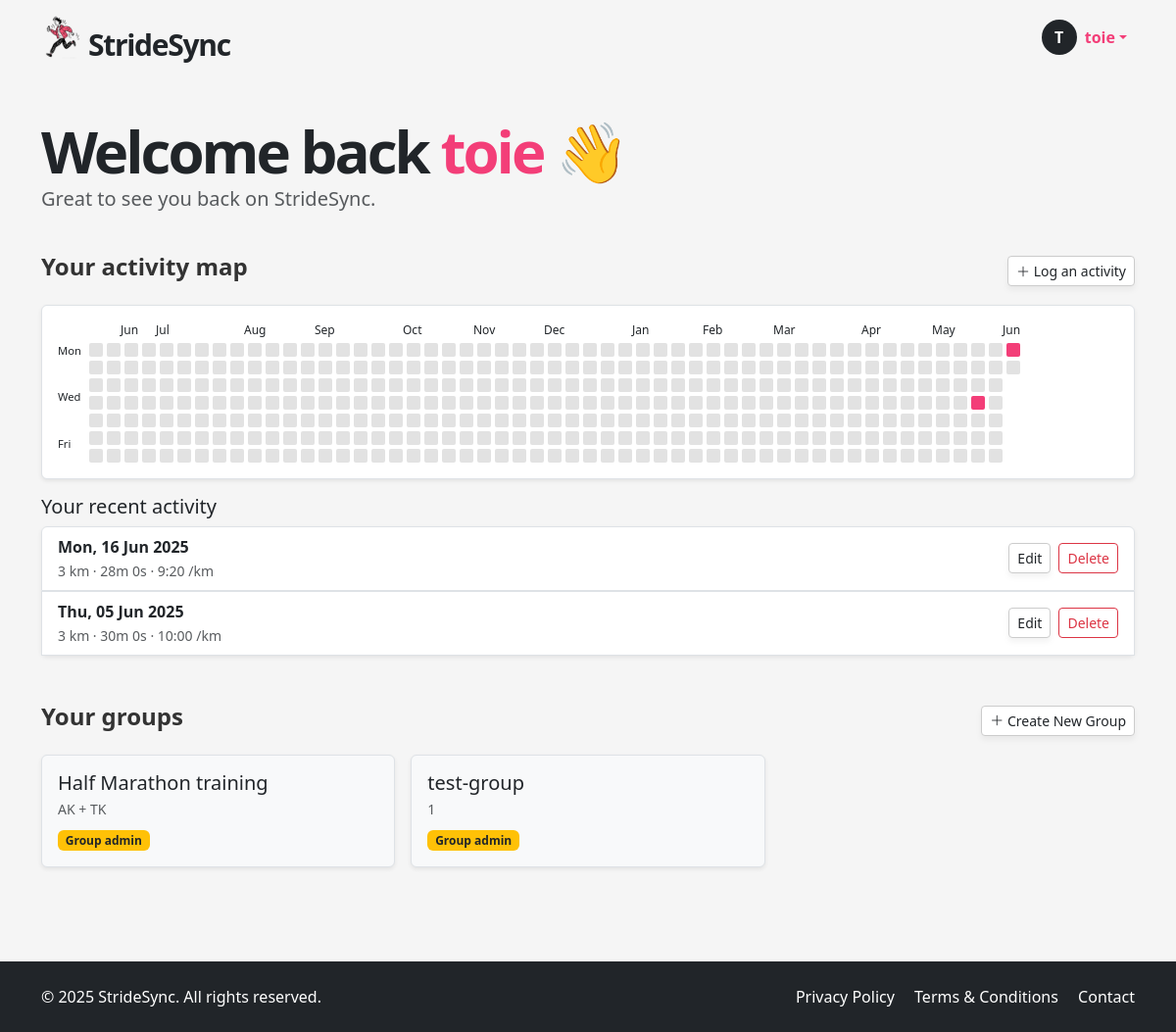
The app's page /dashboard (signed in) with its own data.
### app/models.py (models this page shows, shortened)
class User(UserMixin, db.Model):
    __tablename__ = "users"
    id = sa.Column(sa.Integer, primary_key=True)
    email = sa.Column(sa.String(120), unique=True, nullable=False, index=True)
    password_hash = sa.Column(sa.String(256))
    username = sa.Column(sa.String(64), unique=True, nullable=False, index=True)
    role = sa.Column(sa.Enum(UserRole), default=UserRole.USER, nullable=False)
    is_verified = sa.Column(sa.Boolean, default=False)
    verification_token = sa.Column(sa.String(128), nullable=False, default=lambda: secrets.token_urlsafe(32))
    runs = so.relationship("Run", back_populates="user", cascade="all, delete-orphan")
    groups = so.relationship("Group", secondary=user_groups, back_populates="members")
    admin_of_groups = so.relationship("Group", secondary=group_admins, back_populates="admins")

class Run(db.Model):
    __tablename__ = "runs"
    id = sa.Column(sa.Integer, primary_key=True)
    date = sa.Column(sa.DateTime(timezone=True), index=True)
    distance = sa.Column(sa.Integer)  # meters
    time = sa.Column(sa.Integer)      # seconds (duration)
    pace = sa.Column(sa.Integer)      # seconds per km
    user_id = sa.Column(sa.Integer, sa.ForeignKey("users.id"), index=True)
    user = so.relationship("User", back_populates="runs")
    groups = so.relationship("Group", secondary=run_groups, back_populates="runs")

class Group(db.Model):
    __tablename__ = "groups"
    id = sa.Column(sa.Integer, primary_key=True)
    name = sa.Column(sa.String(100), unique=True, nullable=False)
    description = sa.Column(sa.Text)
    members = so.relationship("User", secondary=user_groups, back_populates="groups")
    admins = so.relationship("User", secondary=group_admins, back_populates="admin_of_groups")
    runs = so.relationship("Run", secondary=run_groups, back_populates="groups")
    invites = so.relationship("GroupInvite", back_populates="group", cascade="all, delete-orphan")

### app/routes.py (the view)
@app.route('/dashboard')
@login_required
def dashboard():
    runs = db.session.scalars(
        sa.select(Run).where(Run.user_id == current_user.id)
    ).all()
    distance_by_date = {}
    for run in runs:
        run_date = run.date.date()
        distance_by_date[run_date] = distance_by_date.get(run_date, 0) + run.distance
    today = datetime.utcnow().date()
    start_date = today - timedelta(days=364)
    while start_date.weekday() != 0:
        start_date -= timedelta(days=1)
    heatmap_cells = []
    month_labels = []
    current_month = None
    for week in range(53):
        column = []
        week_start = start_date + timedelta(weeks=week)
        if week_start.month != current_month:
            month_labels.append(month_abbr[week_start.month])
            current_month = week_start.month
        else:
            month_labels.append("")
        for day in range(7):
            date = week_start + timedelta(days=day)
            if date > today:
                column.append(None)
            else:
                column.append({
                    "date": date,
                    "active": date in distance_by_date,
                    "distance": distance_by_date.get(date, 0)
                })
        heatmap_cells.append(column)
    recent_runs = db.session.scalars(
        sa.select(Run)
        .where(Run.user_id == current_user.id)
        .order_by(Run.date.desc())
        .limit(5)
    ).all()
    form = LogActivityForm()
    form.groups.choices = [(g.id, g.name) for g in current_user.groups]
    edit_form = EditRunForm()
    edit_form.groups.choices = [(g.id, g.name) for g in current_user.groups]
    delete_form = DeleteRunForm()
    create_group_form = CreateGroupForm()
    return render_template(
        "dashboard.html",
        user=current_user,
        runs=runs,
        recent_runs=recent_runs,
        heatmap_cells=heatmap_cells,
        month_labels=month_labels,
        form=form,
        edit_form=edit_form,
        delete_form=delete_form,
        create_group_form=create_group_form
    )

### app/models.py (called while the page is built)
@login.user_loader
def load_user(id):
    return db.session.get(User, int(id))

### app/templates/dashboard.html (shortened to what this page needs)
{% extends "base.html" %}
{% block content %}
<section class="py-5">
  <div class="container">
    <h1 class="display-4 fw-bold mb-4 hero-title">
      Welcome back <span>{{ user.username }}</span> 👋
    </h1>
    <p class="lead mt-3 text-muted" style="margin-top: -20px !important; margin-bottom: 40px;">
      Great to see you back on StrideSync.
    </p>
    <div class="mb-3">
      <div class="d-flex justify-content-between align-items-center mb-3">
        <h4>Your activity map</h4>
        <a href="#" class="btn btn-soft btn-sm" data-bs-toggle="modal" data-bs-target="#logActivityModal">
          <i class="bi bi-plus-lg"></i> Log an activity
        </a>
      </div>
      <div class="rounded border p-3 bg-white shadow-sm" style="overflow-x: auto;">
        <div class="d-flex flex-column">
          <div class="d-flex mb-1" style="margin-left: 30px; gap: 4px;">
            <div style="width: 30px;"></div>
            {% for month in month_labels %}
              <div style="width: 14px; text-align: center; font-size: 0.75rem;">{{ month }}</div>
            {% endfor %}
          </div>
          <div class="d-flex" style="gap: 4px;">
            <div class="d-flex flex-column justify-content-between me-1" style="height: 112px;">
              <div style="font-size: 0.7rem;">Mon</div>
              <div style="font-size: 0.7rem;">Wed</div>
              <div style="font-size: 0.7rem;">Fri</div>
            </div>
            {% for week in heatmap_cells %}
              <div class="d-flex flex-column" style="gap: 4px;">
                {% for cell in week %}
                  {% if cell %}
                    <div
                      title="{% if cell.active %}{{ '%.1f'|format(cell.distance) }} km on {{ cell.date.strftime('%d-%m-%y') }}{% else %}{{ cell.date.strftime('%d-%m-%y') }}{% endif %}"
                      style="
                        width: 14px;
                        height: 14px;
                        border-radius: 2px;
                        background-color: {{ '#f33e78' if cell.active else '#e2e2e2' }};
                        transition: background-color 0.2s;">
                    </div>
                  {% else %}
                    <div style="width: 14px; height: 14px; background-color: transparent;"></div>
                  {% endif %}
                {% endfor %}
              </div>
            {% endfor %}
          </div>
        </div>
      </div>
    </div>
    <div class="mb-5">
      <h5>Your recent activity</h5>
      {% if recent_runs %}
        <div class="list-group shadow-sm">
          {% for run in recent_runs %}
            <div class="list-group-item d-flex justify-content-between align-items-center">
              <div>
                <strong>{{ run.date.strftime('%a, %d %b %Y') }}</strong><br>
                <small class="text-muted">
                  {{ run.distance }} km · {{ run.time // 60 }}m {{ run.time % 60 }}s ·
                  {{ "%d:%02d" % (run.pace // 60, run.pace % 60) }} /km
                </small>
              </div>
              <div class="d-flex gap-2">
                <button class="btn btn-sm btn-soft-white" data-bs-toggle="modal" data-bs-target="#editRunModal{{ run.id }}">Edit</button>
                <button class="btn btn-sm btn-outline-danger" data-bs-toggle="modal" data-bs-target="#deleteRunModal{{ run.id }}">Delete</button>
              </div>
            </div>
                        {% set selected_group_ids = run.groups | map(attribute='id') | list %}
          {% endfor %}
        </div>
      {% else %}
        <p class="text-muted">No recent activity found.</p>
      {% endif %}
    </div>
    <div class="mb-5">
      <div class="d-flex justify-content-between align-items-center mb-3">
        <h4>Your groups</h4>
        <a href="#" class="btn btn-soft btn-sm" data-bs-toggle="modal" data-bs-target="#createGroupModal">
          <i class="bi bi-plus-lg"></i> Create New Group
        </a>
      </div>
      <div class="row g-3">
        {% for group in current_user.groups %}
        <div class="col-md-4">
          <div class="border rounded p-3 bg-light h-100 shadow-sm position-relative">
            <h5 class="mb-1">{{ group.name }}</h5>
            <p class="small text-muted mb-2">{{ group.description[:80] }}</p>
            {% if group in current_user.admin_of_groups %}
              <span class="badge bg-warning text-dark">Group admin</span>
            {% endif %}
          </div>
        </div>
        {% else %}
          <p class="text-muted">You're not in any groups yet.</p>
        {% endfor %}
      </div>
    </div>
  </div>
</section>
{% endblock %}

### app/templates/base.html (shortened to what this page needs)
<!DOCTYPE html>
<html lang="en">
<head>
  <link href="https://cdn.jsdelivr.net/npm/bootstrap@5.3.6/dist/css/bootstrap.min.css" rel="stylesheet">
  <link href="https://cdn.jsdelivr.net/npm/bootstrap-icons@1.10.5/font/bootstrap-icons.css" rel="stylesheet">
  <link rel="stylesheet" href="{{ url_for('static', filename='style.css') }}">
</head>
<body>
  <header>
    <nav class="navbar navbar-expand-lg">
      <div class="container">
        <a href="/index" class="text-decoration-none logo-container d-flex align-items-center">
          <img src="{{ url_for('static', filename='img/icon.png') }}" width="40px" alt="StrideSync logo">
          <p class="logo mb-0 ms-2">StrideSync</p>
        </a>
        <div class="collapse navbar-collapse justify-content-end" id="navbarNav">
          <ul class="navbar-nav ms-auto">
            {% if current_user.is_anonymous %}
              <li class="nav-item">
                <a class="btn btn-dark px-4" href="{{ url_for('login') }}">LOGIN</a>
              </li>
            {% else %}
              <li class="nav-item dropdown">
                <a class="nav-link dropdown-toggle d-flex align-items-center" href="#" id="userDropdown" role="button" data-bs-toggle="dropdown" aria-expanded="false">
                  <div class="avatar-circle bg-dark text-white rounded-circle d-flex justify-content-center align-items-center me-2" style="width: 36px; height: 36px; font-weight: bold;">
                    {{ current_user.username[0]|upper }}
                  </div>
                  <span class="fw-semibold">{{ current_user.username }}</span>
                </a>
              </li>
            {% endif %}
          </ul>
        </div>
      </div>
    </nav>
  </header>
  <main>
    {% block content %}{% endblock %}
  </main>
  <footer class="bg-dark text-white py-4">
    <div class="container d-flex flex-column flex-md-row justify-content-between align-items-center">
      <div class="mb-2 mb-md-0">
        &copy; 2025 StrideSync. All rights reserved.
      </div>
      <div>
        <a href="/privacy" class="text-white text-decoration-none me-3">Privacy Policy</a>
        <a href="/terms" class="text-white text-decoration-none me-3">Terms & Conditions</a>
        <a href="/contact" class="text-white text-decoration-none">Contact</a>
      </div>
    </div>
  </footer>
</body>
</html>

### app/static/style.css (style rules this page uses)
html, body { height: 100%; margin: 0; display: flex; flex-direction: column; scroll-behavior: smooth; }
body { background-color: #f5f5f5; }
main { flex: 1; }
h4 { font-weight: 700; color: #333; }
a { color: #f33e78; }
.logo { font-size: 30px; font-weight: 700; letter-spacing: -1.3px; margin-top: 15px; }
.logo-container { color: unset; }
.hero-title { font-weight: 900 !important; font-size: 60px; letter-spacing: -3px; line-height: 60px; }
.hero-title span { color: #f33e78; }
.btn-soft, .btn-soft-white { background: white; border: 1px solid #ccc; box-shadow: 0 4px 6px rgba(0,0,0,0.05); }
.nav-link { color: #f33e78 !important; }
footer { background-color: #333; }

### records on screen
User: username "T", username "toie"
Run: date "Mon, 16 Jun 2025", distance "3", time "28", run.time%60 "0", pace "9:20"
Run: date "Thu, 05 Jun 2025", distance "3", time "30", run.time%60 "0", pace "10:00"
Group: name "Half Marathon training", description "AK + TK"
Group: name "test-group", description "1"

### other values on screen
{{ month }} "Jun" "Jul" "Aug" "Sep" "Oct" "Nov" "Dec" "Jan" "Feb" "Mar" "Apr" "May" "Jun"
